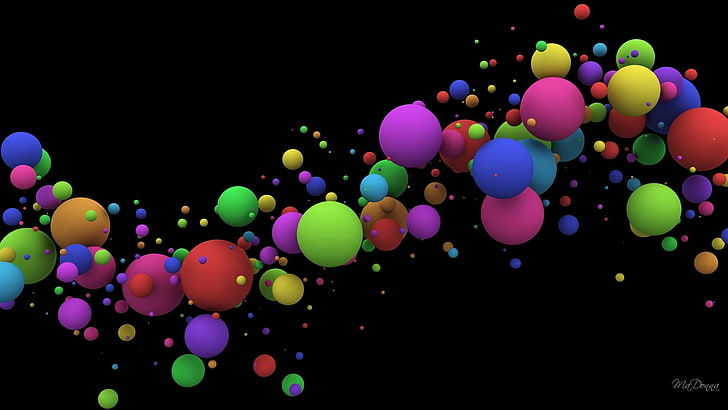
#> input picture spyder projects/data/color_balls.jpg, 728 x 410 px, found by its file name
$ python demo10.1_inline_Tbar_nw.py
#> lines starting #> are read from the running program, lines starting #| are printed output that depends on the picture
# -*- coding: utf-8 -*-
"""
Created on Mon Feb 13 14:39:34 2023

@author: anush
"""

import cv2
import numpy as np

img1 =cv2.imread("E:\data\color_balls.jpg")
#> img1 is the input picture: shape (410, 728, 3); mean B, G, R 23, 21.8, 29
img1 =cv2.resize(img1,(600,400))
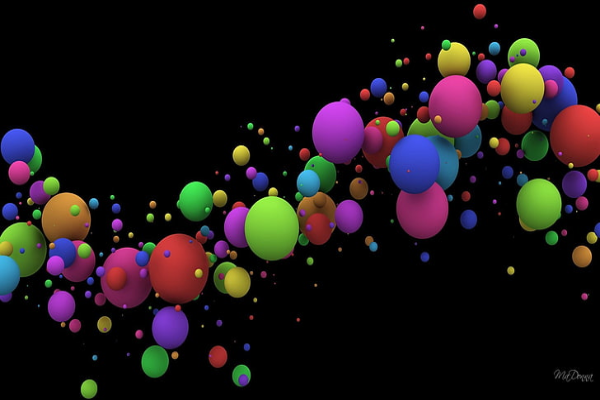
#> img1: shape (400, 600, 3); mean B, G, R 23, 21.7, 29


def nothing(x):
    pass
cv2.namedWindow("Color Adjustments")


cv2.createTrackbar("Lower_H","Color Adjustments",0,255,nothing)
cv2.createTrackbar("Lower_S","Color Adjustments",0,255,nothing)
cv2.createTrackbar("Lower_V","Color Adjustments",0,255,nothing)
 #NAME,TYPE,INITIAL ,FINAL
#> (the run stopped early here; a loop or call above may not have finished)

$ run again, with spyder projects/data/aunt1.jpg copied over spyder projects/data/color_balls.jpg
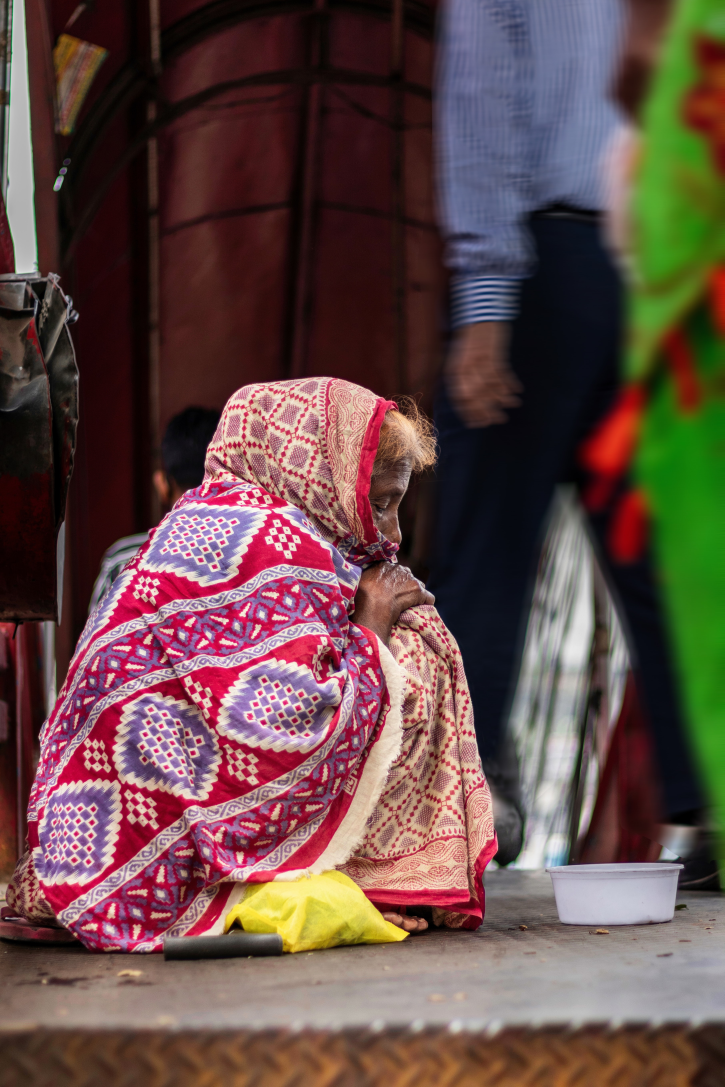
#> input picture spyder projects/data/aunt1.jpg, 3622 x 5434 px, found by its file name (shown at 1/5 size)
#> img1 is the input picture: shape (5434, 3622, 3); mean B, G, R 70.8, 74.7, 99.8
#> `img1 =cv2.resize(img1,(600,400))`:
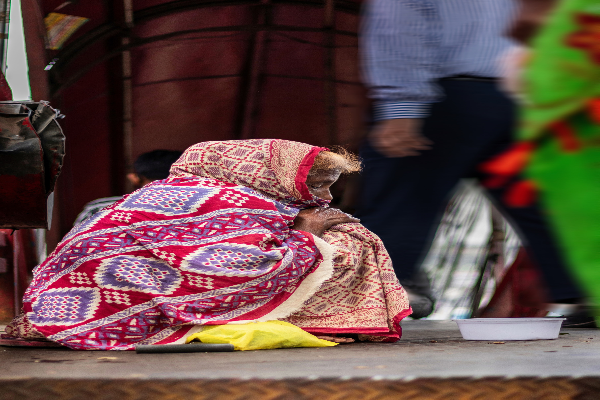
#> img1: shape (400, 600, 3); mean B, G, R 70.6, 74.6, 99.6
